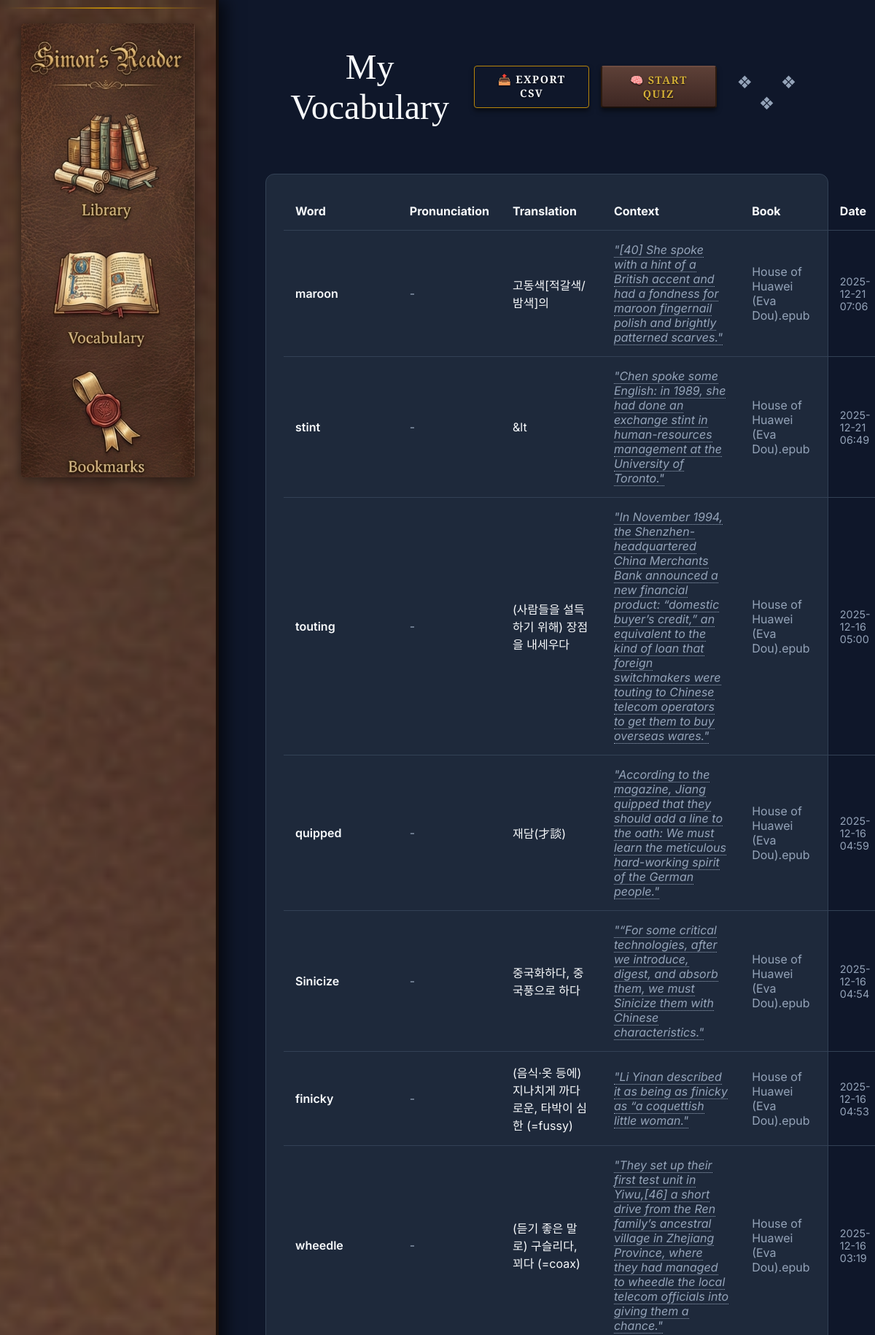
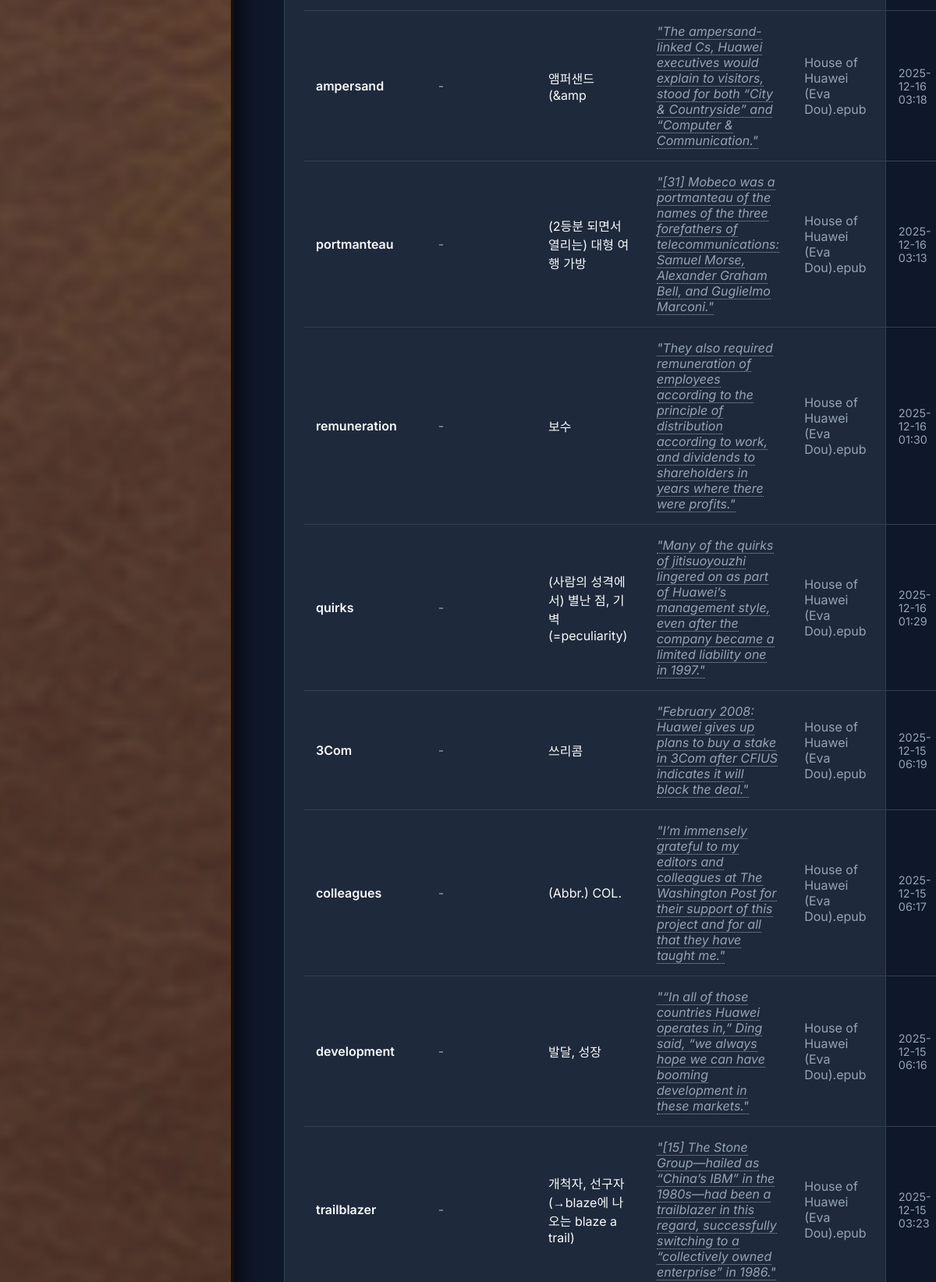
Screenshot of /vocabulary (upper part) with the database file from the repository (2 pictures, top to bottom).
### backend/models.py (models this page shows)
class Word(Base):
    __tablename__ = "words"
    id = Column(Integer, primary_key=True, index=True)
    original_word = Column(String, index=True)
    translated_word = Column(String)
    pronunciation = Column(String, nullable=True)
    context_sentence = Column(Text, nullable=True)
    book_title = Column(String, nullable=True)
    language = Column(String) # 'en' or 'jp'
    created_at = Column(DateTime, default=datetime.utcnow)

### backend/main.py (the view)
@app.get("/vocabulary")
def read_vocabulary(request: Request, db: Session = Depends(get_db)):
    words = db.query(models.Word).order_by(models.Word.created_at.desc()).all()
    books = db.query(models.Book).all()
    book_map = {b.title: b.id for b in books}
    return templates.TemplateResponse("vocabulary.html", {"request": request, "words": words, "book_map": book_map})

### backend/templates/vocabulary.html (shortened to what this page needs)
{% extends "base.html" %}
{% block content %}
<div class="library-header" style="display: flex; justify-content: space-between; align-items: center;">
    <h2>My Vocabulary</h2>
    <div style="display: flex; gap: 1rem;">
        <a href="/dictionary/export" class="btn-primary"
            style="text-decoration: none; padding: 0.5rem 1rem; font-size: 0.9rem; background: transparent; border: 1px solid var(--border-brass); color: var(--text-primary);">📤
            Export CSV</a>
        <a href="/quiz" class="btn-primary" style="text-decoration: none; padding: 0.5rem 1rem; font-size: 0.9rem;">🧠
            Start Quiz</a>
    </div>
</div>
<div
    style="background: var(--bg-secondary); border-radius: 0.75rem; padding: 1.5rem; border: 1px solid var(--border-color);">
    {% if words %}
    <table style="width: 100%; border-collapse: collapse; color: var(--text-primary);">
        <thead>
            <tr style="border-bottom: 1px solid var(--border-color); text-align: left;">
                <th style="padding: 1rem; width: 15%;">Word</th>
                <th style="padding: 1rem; width: 15%;">Pronunciation</th>
                <th style="padding: 1rem; width: 20%;">Translation</th>
                <th style="padding: 1rem; width: 30%;">Context</th>
                <th style="padding: 1rem; width: 10%;">Book</th>
                <th style="padding: 1rem; width: 10%;">Date</th>
            </tr>
        </thead>
        <tbody>
            {% for word in words %}
            <tr style="border-bottom: 1px solid var(--border-color);">
                <td style="padding: 1rem; font-weight: 600; color: var(--accent-color);">{{ word.original_word }}</td>
                <td style="padding: 1rem; color: var(--text-secondary);">{{ word.pronunciation or '-' }}</td>
                <td style="padding: 1rem;" title="{{ word.translated_word }}">{{ word.translated_word | truncate(100) }}
                </td>
                <td style="padding: 1rem; color: var(--text-secondary); font-style: italic;">
                    {% if word.context_sentence %}
                    {% if word.book_title and book_map and word.book_title in book_map %}
                    <a href="/reader/{{ book_map[word.book_title] }}?search={{ word.context_sentence | urlencode }}"
                        style="color: inherit; text-decoration: none; border-bottom: 1px dotted var(--text-secondary); cursor: pointer;"
                        title="Go to context in book"
                        onmouseover="this.style.color='var(--accent-color)'; this.style.borderBottomColor='var(--accent-color)'"
                        onmouseout="this.style.color='inherit'; this.style.borderBottomColor='var(--text-secondary)'">
                        "{{ word.context_sentence }}"
                    </a>
                    {% else %}
                    "{{ word.context_sentence }}"
                    {% endif %}
                    {% else %}
                    -
                    {% endif %}
                </td>
                <td style="padding: 1rem; color: var(--text-secondary);">
                    {{ word.book_title or '-' }}
                </td>
                <td style="padding: 1rem; color: var(--text-secondary); font-size: 0.9rem;">
                    {{ word.created_at.strftime('%Y-%m-%d %H:%M') }}
                </td>
            </tr>
            {% endfor %}
        </tbody>
    </table>
    {% else %}
    <div style="text-align: center; padding: 3rem; color: var(--text-secondary);">
        <p style="margin-bottom: 1rem; font-size: 1.2rem;">No words saved yet.</p>
        <p>Read a book and save words to see them here!</p>
    </div>
    {% endif %}
</div>
{% endblock %}

### backend/static/css/style.css (style rules this page uses)
:root { --bg-wood-dark: #2d1b0e; --bg-wood-light: #4a2c17; --bg-parchment: #f3e5ab; --bg-parchment-edge: #d4c596; --text-ink: #2b1d0e; --text-gold: #d4af37; --text-muted: #8b5a2b; --accent-gold: #c5a059; --accent-red: #8a3324; --border-brass: #b8860b; --font-sans: 'Pretendard', 'NanumSquareNeo', 'Inter', sans-serif; --font-serif: 'Merriweather', "Microsoft YaHei", serif; --font-display: 'Playfair Display', serif; --shadow-deep: 0 10px 30px rgba(0, 0, 0, 0.7); --shadow-inset: inset 0 0 20px rgba(0, 0, 0, 0.5); --bg-primary: #0f172a; --bg-secondary: #1e293b; --text-primary: #f8fafc; --text-secondary: #94a3b8; --border-color: #334155; --highlight-yellow: rgba(250, 204, 21, 0.6); --highlight-green: rgba(74, 222, 128, 0.6); --highlight-blue: rgba(96, 165, 250, 0.6); }
* { margin: 0; padding: 0; box-sizing: border-box; }
body { font-family: var(--font-sans); background-color: #1a0f0a; color: var(--text-ink); height: 100vh; overflow: hidden; }
.btn-primary { width: 100%; padding: 0.8rem; background: linear-gradient(to bottom, #5d4037, #3e2723); color: #d4af37; border: 2px solid #2d1b0e; border-top-color: #6d4c41; border-bottom-color: #1a0f0a; border-radius: 4px; font-family: var(--font-display); font-weight: 700; text-transform: uppercase; letter-spacing: 0.1em; cursor: pointer; box-shadow: 0 4px 6px rgba(0, 0, 0, 0.5); text-shadow: 0 1px 2px rgba(0, 0, 0, 0.8); transition: all 0.2s; }
.library-header { text-align: center; margin-bottom: 4rem; position: relative; }
.library-header h2 { font-family: var(--font-display); font-size: 3rem; color: var(--text-ink); color: var(--text-primary); font-weight: 400; }
.library-header::after { content: "❖ ❖ ❖"; display: block; margin-top: 1rem; font-size: 1.5rem; color: var(--text-secondary); letter-spacing: 1rem; }

### rows the page displays
Word: original_word "maroon", pronunciation "-", translated_word "고동색[적갈색/밤색]의", context_sentence "[40] She spoke with a hint of a British accent and had a fondness for maroon fingernail polish and brightly patterned scarves.", book_title "House of Huawei (Eva Dou).epub", created_at "2025-12-21 07:06"
Word: original_word "stint", pronunciation "-", translated_word "&lt", context_sentence "Chen spoke some English: in 1989, she had done an exchange stint in human-resources management at the University of Toronto.", book_title "House of Huawei (Eva Dou).epub", created_at "2025-12-21 06:49"
Word: original_word "touting", pronunciation "-", translated_word "(사람들을 설득하기 위해) 장점을 내세우다", context_sentence "In November 1994, the Shenzhen-headquartered China Merchants Bank announced a new financial product: “domestic buyer’s credit,” an equivalent to the kind of loan that foreign switchmakers were touting to Chinese telecom operators to get them to buy overseas wares.", book_title "House of Huawei (Eva Dou).epub", created_at "2025-12-16 05:00"
Word: original_word "quipped", pronunciation "-", translated_word "재담(才談)", context_sentence "According to the magazine, Jiang quipped that they should add a line to the oath: We must learn the meticulous hard-working spirit of the German people.", book_title "House of Huawei (Eva Dou).epub", created_at "2025-12-16 04:59"
Word: original_word "Sinicize", pronunciation "-", translated_word "중국화하다, 중국풍으로 하다", context_sentence "“For some critical technologies, after we introduce, digest, and absorb them, we must Sinicize them with Chinese characteristics.", book_title "House of Huawei (Eva Dou).epub", created_at "2025-12-16 04:54"
Word: original_word "finicky", pronunciation "-", translated_word "(음식·옷 등에) 지나치게 까다로운, 타박이 심한 (=fussy)", context_sentence "Li Yinan described it as being as finicky as “a coquettish little woman.", book_title "House of Huawei (Eva Dou).epub", created_at "2025-12-16 04:53"
Word: original_word "wheedle", pronunciation "-", translated_word "(듣기 좋은 말로) 구슬리다, 꾀다 (=coax)", context_sentence "They set up their first test unit in Yiwu,[46] a short drive from the Ren family’s ancestral village in Zhejiang Province, where they had managed to wheedle the local telecom officials into giving them a chance.", book_title "House of Huawei (Eva Dou).epub", created_at "2025-12-16 03:19"
Word: original_word "ampersand", pronunciation "-", translated_word "앰퍼샌드(&amp", context_sentence "The ampersand-linked Cs, Huawei executives would explain to visitors, stood for both “City & Countryside” and “Computer & Communication.", book_title "House of Huawei (Eva Dou).epub", created_at "2025-12-16 03:18"
Word: original_word "portmanteau", pronunciation "-", translated_word "(2등분 되면서 열리는) 대형 여행 가방", context_sentence "[31] Mobeco was a portmanteau of the names of the three forefathers of telecommunications: Samuel Morse, Alexander Graham Bell, and Guglielmo Marconi.", book_title "House of Huawei (Eva Dou).epub", created_at "2025-12-16 03:13"
Word: original_word "remuneration", pronunciation "-", translated_word "보수", context_sentence "They also required remuneration of employees according to the principle of distribution according to work, and dividends to shareholders in years where there were profits.", book_title "House of Huawei (Eva Dou).epub", created_at "2025-12-16 01:30"
Word: original_word "quirks", pronunciation "-", translated_word "(사람의 성격에서) 별난 점, 기벽 (=peculiarity)", context_sentence "Many of the quirks of jitisuoyouzhi lingered on as part of Huawei’s management style, even after the company became a limited liability one in 1997.", book_title "House of Huawei (Eva Dou).epub", created_at "2025-12-16 01:29"
Word: original_word "3Com", pronunciation "-", translated_word "쓰리콤", context_sentence "February 2008: Huawei gives up plans to buy a stake in 3Com after CFIUS indicates it will block the deal.", book_title "House of Huawei (Eva Dou).epub", created_at "2025-12-15 06:19"
Word: original_word "colleagues", pronunciation "-", translated_word "(Abbr.) COL.", context_sentence "I’m immensely grateful to my editors and colleagues at The Washington Post for their support of this project and for all that they have taught me.", book_title "House of Huawei (Eva Dou).epub", created_at "2025-12-15 06:17"
Word: original_word "development", pronunciation "-", translated_word "발달, 성장", context_sentence "“In all of those countries Huawei operates in,” Ding said, “we always hope we can have booming development in these markets.", book_title "House of Huawei (Eva Dou).epub", created_at "2025-12-15 06:16"
Word: original_word "trailblazer", pronunciation "-", translated_word "개척자, 선구자 (→blaze에 나오는 blaze a trail)", context_sentence "[15] The Stone Group—hailed as “China’s IBM” in the 1980s—had been a trailblazer in this regard, successfully switching to a “collectively owned enterprise” in 1986.", book_title "House of Huawei (Eva Dou).epub", created_at "2025-12-15 03:23"
